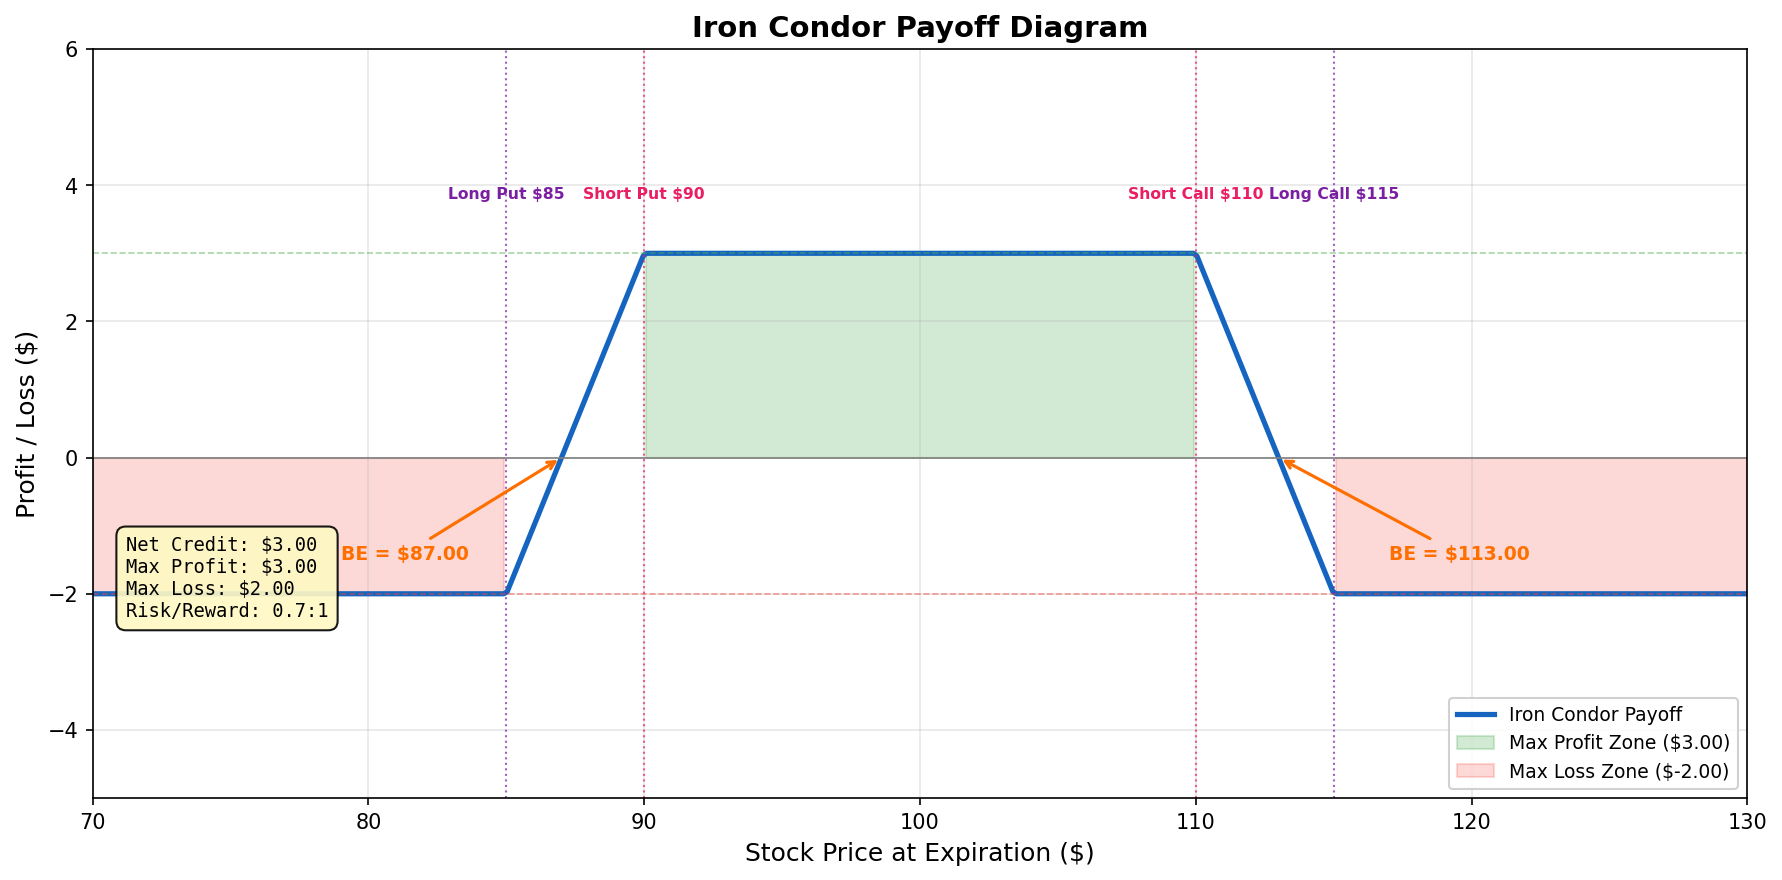

This chart was generated by the following Python code:
"""
Week 30: Iron Condor Payoff Diagram
=====================================
Shows the classic iron condor payoff with:
  - Max profit zone (between short strikes)
  - Two breakeven points
  - Max loss zones on both wings
  - All four legs labeled

Output: week30_iron_condor.png
"""

import numpy as np
import matplotlib.pyplot as plt

# -------------------------------------------------------------------
# Parameters (all four legs)
# -------------------------------------------------------------------
long_put_strike  = 85    # buy put (lower wing)
short_put_strike = 90    # sell put
short_call_strike = 110  # sell call
long_call_strike  = 115  # buy call (upper wing)

put_spread_premium  = 1.50   # net credit from put spread
call_spread_premium = 1.50   # net credit from call spread
total_premium = put_spread_premium + call_spread_premium  # $3.00

# -------------------------------------------------------------------
# Stock price range at expiration
# -------------------------------------------------------------------
stock_prices = np.linspace(70, 130, 500)

# -------------------------------------------------------------------
# Payoff calculation (iron condor = bull put spread + bear call spread)
# -------------------------------------------------------------------
# Long put payoff
long_put_pnl = np.maximum(long_put_strike - stock_prices, 0)

# Short put payoff
short_put_pnl = -np.maximum(short_put_strike - stock_prices, 0)

# Short call payoff
short_call_pnl = -np.maximum(stock_prices - short_call_strike, 0)

# Long call payoff
long_call_pnl = np.maximum(stock_prices - long_call_strike, 0)

# Total iron condor P&L
iron_condor_pnl = (long_put_pnl + short_put_pnl +
                   short_call_pnl + long_call_pnl + total_premium)

# Key levels
max_profit = total_premium
max_loss_put_side = -(short_put_strike - long_put_strike) + total_premium
max_loss_call_side = -(long_call_strike - short_call_strike) + total_premium
breakeven_lower = short_put_strike - total_premium
breakeven_upper = short_call_strike + total_premium

# -------------------------------------------------------------------
# Plotting
# -------------------------------------------------------------------
fig, ax = plt.subplots(figsize=(12, 6))

# Main payoff line
ax.plot(stock_prices, iron_condor_pnl, color="#1565C0", linewidth=2.5,
        label="Iron Condor Payoff")

# Shade max profit zone
profit_mask = (stock_prices >= short_put_strike) & (stock_prices <= short_call_strike)
ax.fill_between(stock_prices, 0, iron_condor_pnl,
                where=profit_mask, color="#4CAF50", alpha=0.25,
                label=f"Max Profit Zone (${max_profit:.2f})")

# Shade max loss zones
left_loss = stock_prices <= long_put_strike
right_loss = stock_prices >= long_call_strike
ax.fill_between(stock_prices, 0, iron_condor_pnl,
                where=left_loss, color="#F44336", alpha=0.20,
                label=f"Max Loss Zone (${max_loss_put_side:.2f})")
ax.fill_between(stock_prices, 0, iron_condor_pnl,
                where=right_loss, color="#F44336", alpha=0.20)

# Reference lines
ax.axhline(0, color="grey", linewidth=0.8)
ax.axhline(max_profit, color="#4CAF50", linewidth=0.8, linestyle="--", alpha=0.5)
ax.axhline(max_loss_put_side, color="#F44336", linewidth=0.8, linestyle="--", alpha=0.5)

# Strike price vertical lines
for strike, lbl, clr in [
    (long_put_strike,   f"Long Put ${long_put_strike}",   "#7B1FA2"),
    (short_put_strike,  f"Short Put ${short_put_strike}",  "#E91E63"),
    (short_call_strike, f"Short Call ${short_call_strike}", "#E91E63"),
    (long_call_strike,  f"Long Call ${long_call_strike}",  "#7B1FA2"),
]:
    ax.axvline(strike, color=clr, linewidth=1, linestyle=":", alpha=0.7)
    ax.text(strike, max_profit + 0.8, lbl, ha="center", fontsize=7.5,
            color=clr, fontweight="bold", rotation=0)

# Breakeven annotations
for be, side in [(breakeven_lower, "left"), (breakeven_upper, "right")]:
    offset = -8 if side == "left" else 4
    ax.annotate(
        f"BE = ${be:.2f}",
        xy=(be, 0), xytext=(be + offset, -1.5),
        fontsize=9, fontweight="bold", color="#FF6F00",
        arrowprops=dict(arrowstyle="->", color="#FF6F00", lw=1.5),
    )

# Info box
info_text = (
    f"Net Credit: ${total_premium:.2f}\n"
    f"Max Profit: ${max_profit:.2f}\n"
    f"Max Loss: ${abs(max_loss_put_side):.2f}\n"
    f"Risk/Reward: {abs(max_loss_put_side)/max_profit:.1f}:1"
)
ax.text(0.02, 0.35, info_text, transform=ax.transAxes, fontsize=9,
        verticalalignment="top", fontfamily="monospace",
        bbox=dict(boxstyle="round,pad=0.5", facecolor="#FFF9C4", alpha=0.9))

# Labels and formatting
ax.set_title("Iron Condor Payoff Diagram", fontsize=14, fontweight="bold")
ax.set_xlabel("Stock Price at Expiration ($)", fontsize=12)
ax.set_ylabel("Profit / Loss ($)", fontsize=12)
ax.legend(loc="lower right", fontsize=9, framealpha=0.9)
ax.grid(True, alpha=0.3)
ax.set_xlim(70, 130)
ax.set_ylim(-5, 6)

plt.tight_layout()
plt.savefig("B:/chanmainvest/tutorial/course/animation/week30_iron_condor.png",
            dpi=150, bbox_inches="tight")
plt.close()
print("Saved week30_iron_condor.png")
